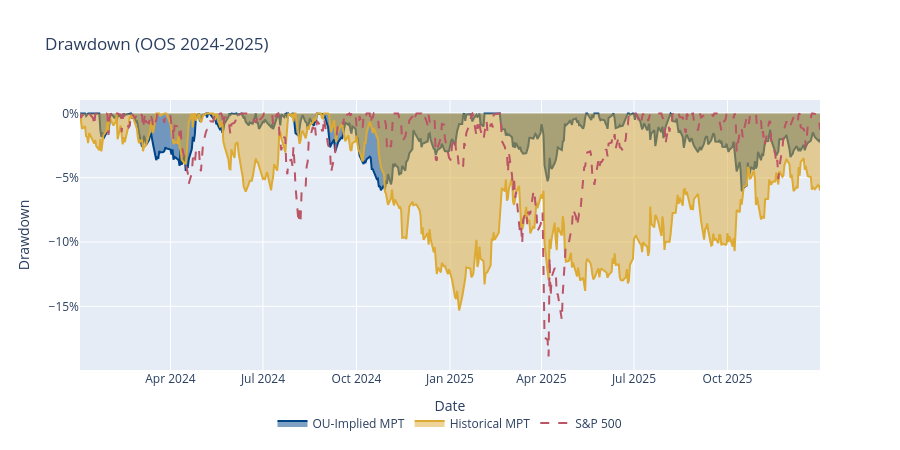

Notebook source saved alongside this figure:
### Markdown cell above
### Drawdown

Peak-to-trough drawdown over the OOS period. Lower (closer to zero) is better. The OU-Implied portfolio exhibits shallower drawdowns than the Historical MPT and S&P 500, reflecting the risk-reduction benefit of spread-based diversification.

### Code cell
def _drawdown(ret):
    cum = (1 + ret).cumprod()
    return cum / cum.cummax() - 1

dd_ou   = _drawdown(ou_portfolio_returns)
dd_hist = _drawdown(hist_portfolio_returns)
dd_spy  = _drawdown(benchmarks["sp500"])

fig_dd = go.Figure()
fig_dd.add_trace(go.Scatter(x=dd_ou.index, y=dd_ou.values, name="OU-Implied MPT",
                             fill="tozeroy", line=dict(color=COLORS[0])))
fig_dd.add_trace(go.Scatter(x=dd_hist.index, y=dd_hist.values, name="Historical MPT",
                             fill="tozeroy", line=dict(color=COLORS[1])))
fig_dd.add_trace(go.Scatter(x=dd_spy.index, y=dd_spy.values, name="S&P 500",
                             line=dict(color=COLORS[2], dash="dash")))
fig_dd.update_layout(
    title="Drawdown (OOS 2024-2025)",
    yaxis_title="Drawdown", yaxis_tickformat=".0%",
    xaxis_title="Date",
    legend=dict(orientation="h", yanchor="bottom", y=-0.25, xanchor="center", x=0.5),
    height=450,
)
fig_dd.show()

### Figure 1 — Plotly figure (JSON) as saved in the notebook; plotly's stock layout.template omitted (floating-point values rounded to 4 significant figures; data arrays with more than 128 entries replaced by an {"elided": "..."} marker saying what was removed)
{"data": [{"fill": "tozeroy", "line": {"color": "#004488"}, "name": "OU-Implied MPT", "type": "scatter", "x": {"elided": "501 str values"}, "y": {"elided": "501 float values"}}, {"fill": "tozeroy", "line": {"color": "#DDAA33"}, "name": "Historical MPT", "type": "scatter", "x": {"elided": "501 str values"}, "y": {"elided": "501 float values"}}, {"line": {"color": "#BB5566", "dash": "dash"}, "name": "S&P 500", "type": "scatter", "x": {"elided": "501 str values"}, "y": {"elided": "501 float values"}}], "layout": {"height": 450, "legend": {"orientation": "h", "x": 0.5, "xanchor": "center", "y": -0.25, "yanchor": "bottom"}, "title": {"text": "Drawdown (OOS 2024-2025)"}, "xaxis": {"title": {"text": "Date"}}, "yaxis": {"tickformat": ".0%", "title": {"text": "Drawdown"}}}}
